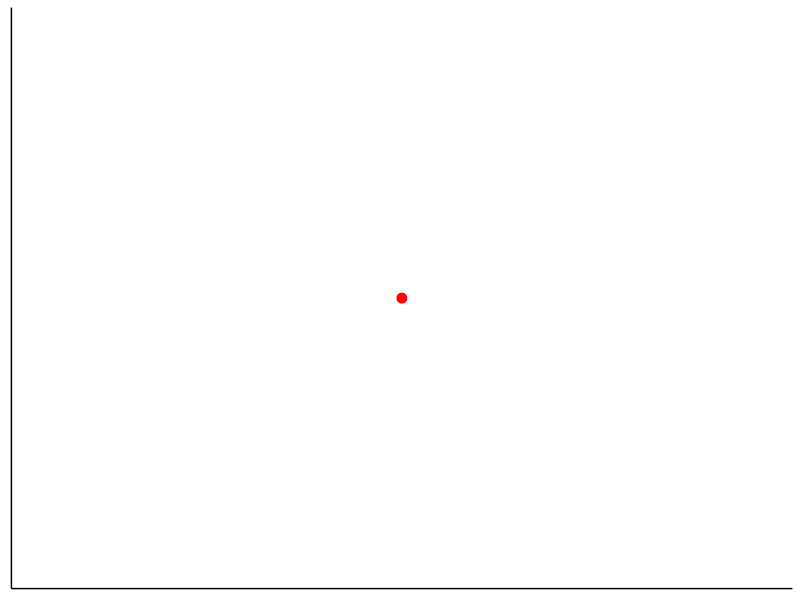
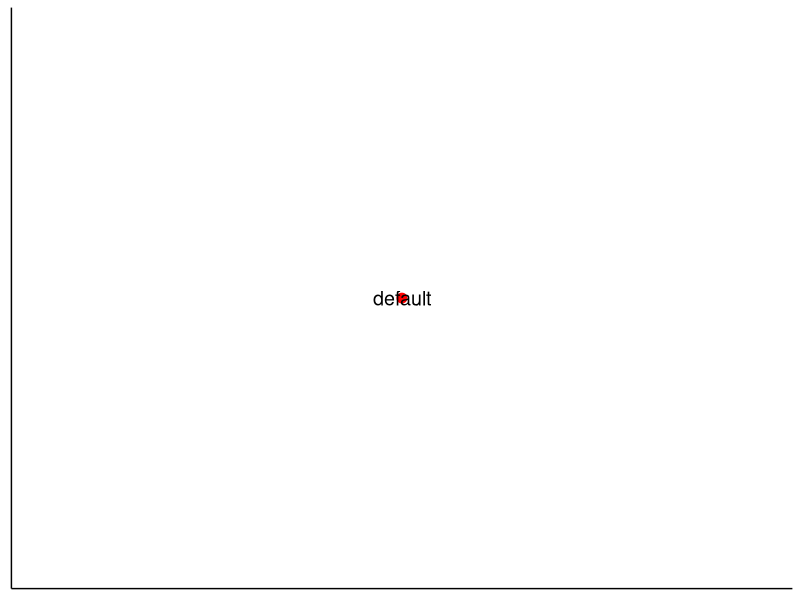
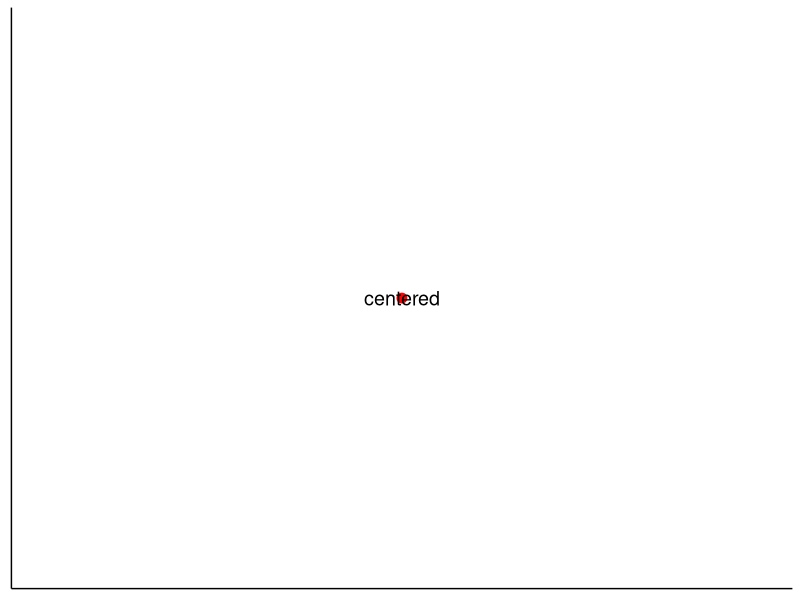
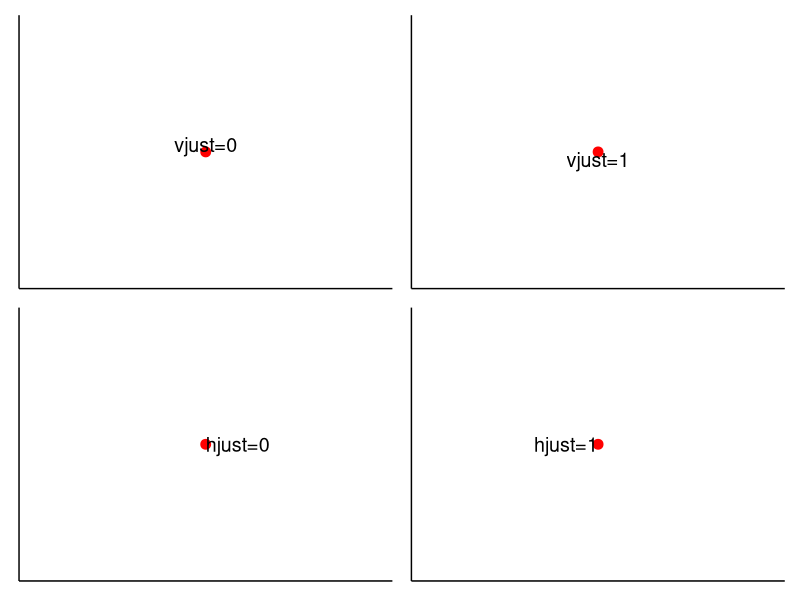
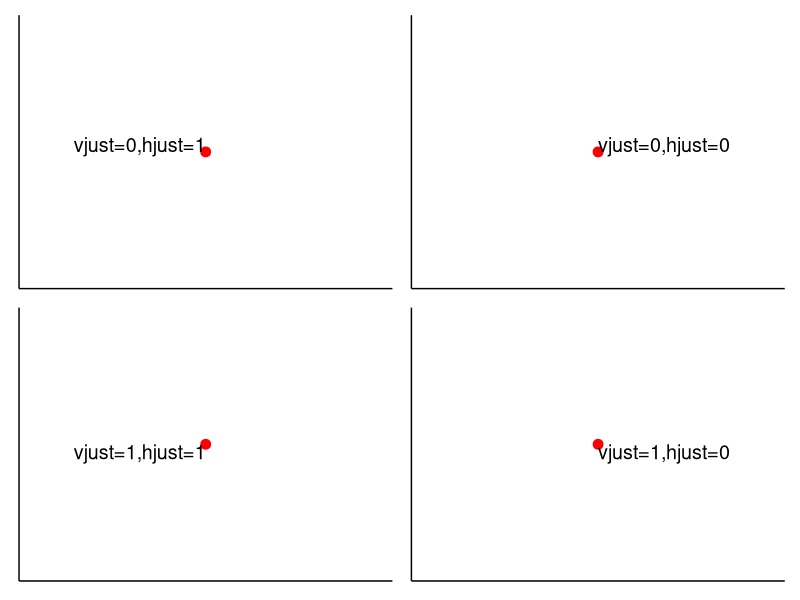
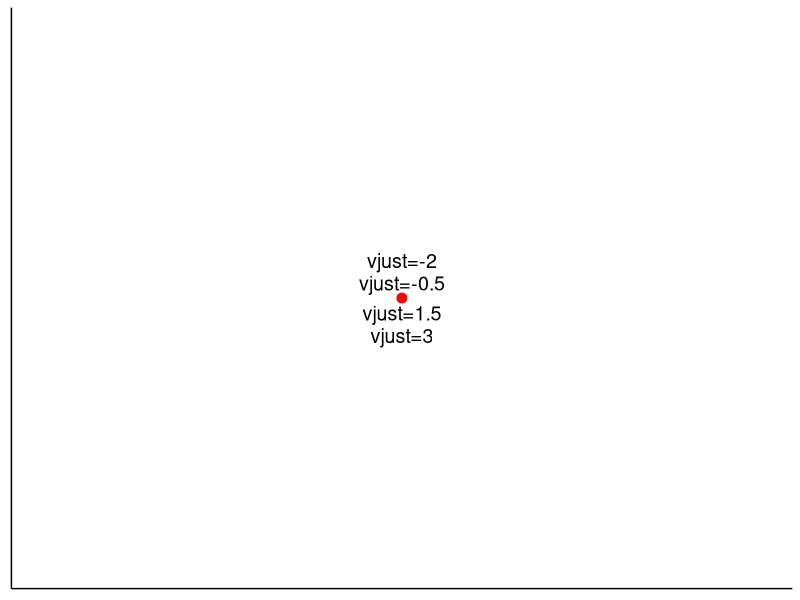
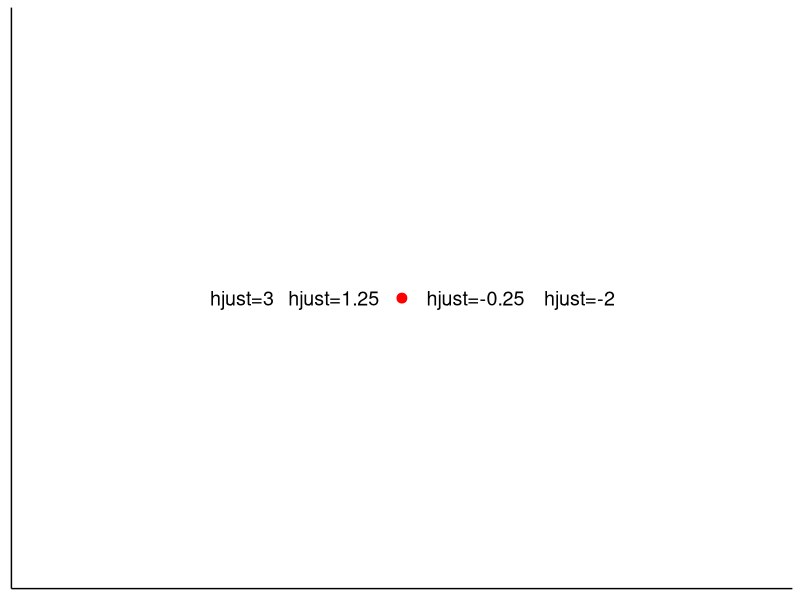
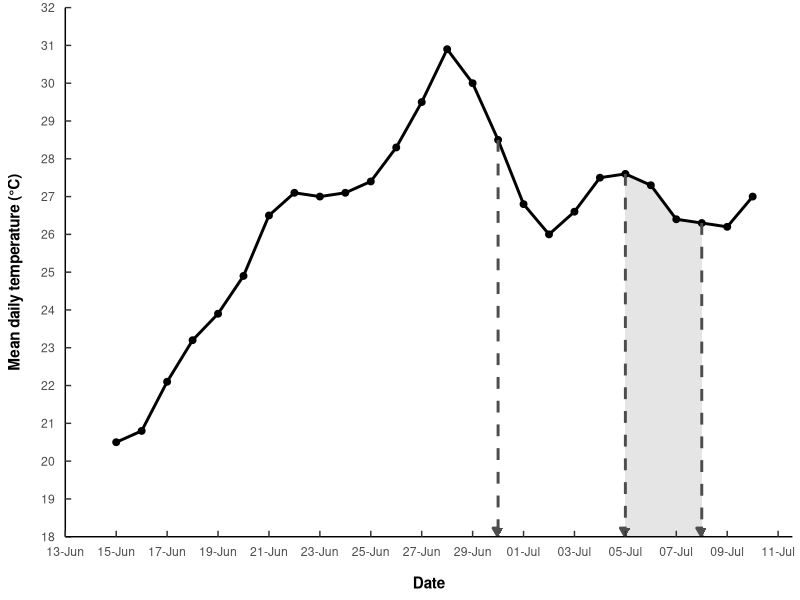

Recreate these plots in R, in order.
## ---- chunk 1
#| label: packages
library(tidyverse)  # for ggplot2 (and dplyr behind the scenes) packages
library(patchwork)  # for arranging multiple plots (behind the scenes)
## ---- chunk 2
#| label: set-theme
theme_set(theme_classic() +
            theme(axis.text=element_blank(),
                  axis.title=element_blank(),
                  axis.ticks=element_blank()))
## ---- chunk 3
#| label: set-text-size
sz <- 5
## ---- chunk 4
#| label: make-base-plot-1
p <- ggplot(data=data.frame(x=1,y=1),mapping=aes(x=x,y=y)) +
  geom_point(size=3,color="red")
p
## ---- chunk 5
#| label: initial-annotation-1
p + annotate(geom="text",x=1,y=1,label="default",size=sz)
## ---- chunk 6
#| label: initial-annotation-2
p + annotate(geom="text",x=1,y=1,label="centered",vjust=0.5,hjust=0.5,size=sz)
## ---- chunk 7
#| label: explain-vhjust
#| fig-width: 4
#| fig-height: 3
#| echo: false
p + annotate(geom="text",x=1,y=1,label="vjust=0",vjust=0,size=sz) + 
  p + annotate(geom="text",x=1,y=1,label="vjust=1",vjust=1,size=sz) +
  p + annotate(geom="text",x=1,y=1,label="hjust=0",hjust=0,size=sz) + 
  p + annotate(geom="text",x=1,y=1,label="hjust=1",hjust=1,size=sz) +
  plot_layout(nrow=2)
## ---- chunk 8
#| label: explain-both
#| fig-width: 6
#| fig-height: 3
#| echo: false
p + annotate(geom="text",x=1,y=1,label="vjust=0,hjust=1",vjust=0,hjust=1,size=sz) +
  p + annotate(geom="text",x=1,y=1,label="vjust=0,hjust=0",vjust=0,hjust=0,size=sz) +
  p + annotate(geom="text",x=1,y=1,label="vjust=1,hjust=1",vjust=1,hjust=1,size=sz) +
  p + annotate(geom="text",x=1,y=1,label="vjust=1,hjust=0",vjust=1,hjust=0,size=sz) +
  plot_layout(nrow=2)
## ---- chunk 9
#| label: explain-out01-v
#| echo: false
p + annotate(geom="text",x=1,y=1,label="vjust=-0.5",vjust=-0.5,size=sz) +
  annotate(geom="text",x=1,y=1,label="vjust=-2",vjust=-2,size=sz) +
  annotate(geom="text",x=1,y=1,label="vjust=1.5",vjust=1.5,size=sz) +
  annotate(geom="text",x=1,y=1,label="vjust=3",vjust=3,size=sz)
## ---- chunk 10
#| label: explain-out01-h
#| fig-width: 5
#| echo: false
p + annotate(geom="text",x=1,y=1,label="hjust=-0.25",hjust=-0.25,size=sz) +
  annotate(geom="text",x=1,y=1,label="hjust=-2",hjust=-2,size=sz) +
  annotate(geom="text",x=1,y=1,label="hjust=1.25",hjust=1.25,size=sz) +
  annotate(geom="text",x=1,y=1,label="hjust=3",hjust=3,size=sz)
## ---- chunk 11
#| label: demo-plot
#| fig-width: 6.5
#| fig-height: 5
#| echo: false
theme_set(
  theme_classic() +
    theme(axis.title=element_text(size=11,face="bold"),
          axis.title.x=element_text(margin=margin(t=12.5)),
          axis.title.y=element_text(margin=margin(r=12.5)),
          axis.text.x=element_text(margin=margin(t=7.5)),
          axis.text.y=element_text(margin=margin(r=7.5)),
          axis.ticks.length=unit(-0.15, "cm"))
)

dfmt <- "%d-%b-%Y"

dat <- data.frame(
  date=seq(as.Date("15-Jun-2021",format=dfmt),
           as.Date("10-Jul-2021",format=dfmt),
           by=1),
  temp=c(20.5,20.8,22.1,23.2,23.9,24.9,26.5,27.1,27.0,27.1,
         27.4,28.3,29.5,30.9,30.0,28.5,26.8,26.0,26.6,27.5,
         27.6,27.3,26.4,26.3,26.2,27.0)
)

dbrks <- seq(as.Date("13-Jun-2021",format=dfmt),
             as.Date("11-Jul-2021",format=dfmt),by=2)

morts <- as.Date(c("30-Jun-2021","5-Jul-2021","8-Jul-2021"),format=dfmt)

mdat <- dat |>
  filter(date %in% morts) |>
  mutate(yend=-Inf)

mdat2 <- dat |>
  filter(date>=morts[2],date<=morts[3]) |>
  bind_rows(data.frame(date=morts[3:2],
                       temp=c(-Inf,-Inf)))

p1 <- ggplot() +
  geom_polygon(data=mdat2,mapping=aes(x=date,y=temp),
               fill="gray90") +
  geom_line(data=dat,mapping=aes(x=date,y=temp),
            linewidth=1) +
  geom_point(data=dat,mapping=aes(x=date,y=temp),
             size=2) +
  geom_segment(data=mdat,mapping=aes(x=date,y=temp,xend=date,yend=yend),
               linetype="dashed",linewidth=1,color="gray30",
               arrow=arrow(type="closed",length=unit(0.1,"inches"))) +
  scale_y_continuous(name="Mean daily temperature (\u00b0C)",
                     limits=c(18,32),breaks=seq(18,32,1),
                     expand=expansion(mult=0)) +
  scale_x_date(name="Date",
               limits=range(dbrks),breaks=dbrks,date_labels="%d-%b",
                     expand=expansion(mult=c(0,0.02)))

p1
## ---- chunk 12
#| label: add-label-1
#| fig-width: 6.5
#| fig-height: 5
p1 +
  annotate(geom="text",x=as.Date("28-Jun-2021",format=dfmt),
           y=max(dat$temp),label="Warmest Day!",vjust=-1,color="red")
## ---- chunk 13
#| label: add-label-2
#| fig-width: 6.5
#| fig-height: 5
p1 +
  geom_text(data=dat,mapping=aes(x=date,y=temp,label=temp),
            vjust=-1,size=3,color="red")
## ---- chunk 14
#| label: add-title
#| fig-width: 6.5
#| fig-height: 5
p1 +
  labs(title="Pacific Lamprey Mortality Events") +
  theme(plot.title=element_text(hjust=0.5,color="red"))
## ---- chunk 15
#| label: add-tag-1
#| fig-width: 6.5
#| fig-height: 5
p1 +
  annotate(geom="text",x=as.Date(-Inf,format=dfmt),y=Inf,label="(A)",color="red")
## ---- chunk 16
#| label: add-tag-2
#| fig-width: 6.5
#| fig-height: 5
p1 +
  annotate(geom="text",x=as.Date(-Inf,format=dfmt),y=Inf,label="(A)",color="red",
           vjust=1.5,hjust=-1)
## ---- chunk 17
#| label: rotate-xlabels-1
#| fig-width: 6.5
#| fig-height: 5
p1 +
  theme(axis.text.x=element_text(angle=90,color="red"))
## ---- chunk 18
#| label: rotate-xlabels-2
#| fig-width: 6.5
#| fig-height: 5
p1 +
  theme(axis.text.x=element_text(angle=90,vjust=0.5,color="red"))
## ---- chunk 19
#| label: base-plot-2
#| fig-width: 6.5
#| fig-height: 5
#| echo: false
p2 <- p1 %+% aes(color=temp>28,group=1)
p2
## ---- chunk 20
#| label: legend-pos-1
#| fig-width: 6.5
#| fig-height: 5
p2 +
  theme(legend.position=c(0,1))
## ---- chunk 21
#| label: legend-pos-2
#| fig-width: 6.5
#| fig-height: 5
p2 +
  theme(legend.position=c(0,1),
        legend.justification=c(-0.25,1.1))
## ---- chunk 22
#| label: legend-pos-3
#| fig-width: 6.5
#| fig-height: 5
p2 +
  theme(legend.position=c(1,1),
        legend.justification=c(1.25,1.1))
## ---- chunk 23
#| label: make-preview
#| echo: false
#| fig.show: "hide"
#| results: "hide"
# This is used as a work-around for creating a preview image. See the
#   discussion at https://github.com/quarto-dev/quarto-cli/issues/2042
png("preview.png",width=1000,height=500,units="px",
    bg="transparent",res=216)
## PLOT CONSTRUCTION CODE HERE (usually keep aspect.ratio=1)
p + annotate(geom="text",x=1,y=1,label="vjust=-0.5",vjust=-0.5,size=sz) +
  annotate(geom="text",x=1,y=1,label="vjust=-2",vjust=-2,size=sz) +
  annotate(geom="text",x=1,y=1,label="vjust=1.5",vjust=1.5,size=sz) +
  annotate(geom="text",x=1,y=1,label="vjust=3",vjust=3,size=sz) +
  theme_classic() +
  theme(axis.text=element_blank(),
        axis.title=element_blank(),
        axis.ticks=element_blank(),
        aspect.ratio=1)
dev.off()
